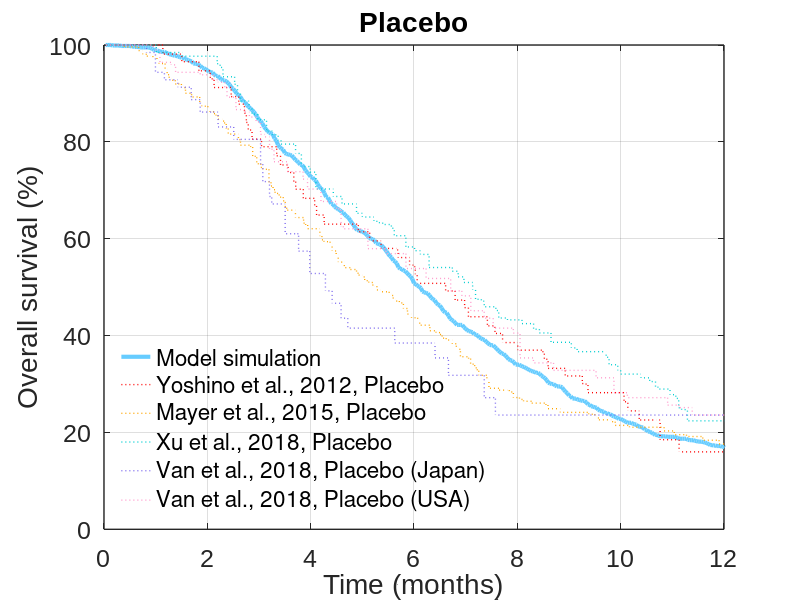

Write MATLAB code to recreate this figure.
function pic_Placebo_OS_Clin_Sim()

%% Sim plot

n=10;
t=365;
TT=1:1:t;
T=TT./30;

load Ave.mat

% Q=Placebo_OS_Sim_CI(t,n);
% Q=load('Ave.mat');
% Ave=sum(Q,2)./n;
% Max_CI=max(Q,[],2);
% Min_CI=min(Q,[],2);
% A = cat(1,Min_CI,flipud(Max_CI));
% B = cat(2,T,fliplr(T))';
% color=[102 204 255]./255;
% fill(B,A,color,'FaceAlpha',0.1); hold on

plot(T,Ave,'-','color','#66ccff','linewidth',3);hold on 

%% Clin Data

P1=cell2mat(struct2cell(load('Placebo_Clin/1.Yoshino.2012.OS.P.mat')));
P2=cell2mat(struct2cell(load('Placebo_Clin/2.Mayer.2015.OS.P.mat')));
P3=cell2mat(struct2cell(load('Placebo_Clin/3.Xu.2018.OS.P.mat')));
P4=cell2mat(struct2cell(load('Placebo_Clin/4.VanUS.2018.OS.P.mat')));
P5=cell2mat(struct2cell(load('Placebo_Clin/5.VanUS.2018.OS.P.mat')));

%% curve plotting
plot(P1(:,1),P1(:,2),':','color','#FF0000','linewidth',1);
hold on
plot(P2(:,1),P2(:,2),':','color','#FFA500','linewidth',1);
hold on
plot(P3(:,1),P3(:,2),':','color','#00CED1','linewidth',1);
hold on
plot(P4(:,1),P4(:,2),':','color','#7B68EE','linewidth',1);
hold on
plot(P5(:,1),P5(:,2),':','color','#ff99cc','linewidth',1);
hold on
grid on

% %% M_OS
% plot(linspace(0,6.03,183),linspace(50,50,183),'--','color','#66ccff','linewidth',1.5);
% hold on
% plot(linspace(6.03,6.03,50),linspace(0,50,50),'--','color','#66ccff','linewidth',1.5);
% hold on 
% text(0.6,56,'M-OS: 6.1 months','FontSize',22,'color','#66ccff');


%% Output image setting
set(gca,'XLim',[0 12]);
set(gca,'YLim',[0 100]);
set(gca,'Linewidth',1);
set(gca,'FontSize',18);
set(gca,'FontName','Arial');
xlabel('Time (months)');
ylabel('Overall survival (%)');
title('Placebo');
legend('Model simulation','Yoshino et al., 2012, Placebo','Mayer et al., 2015, Placebo','Xu et al., 2018, Placebo','Van et al., 2018, Placebo (Japan)','Van et al., 2018, Placebo (USA)','location','southwest');
legend('boxoff');
set(gcf,'unit','centimeters','position',[3 4 22 16]);
print('Placebo_OS','-dpng','-r600');

end